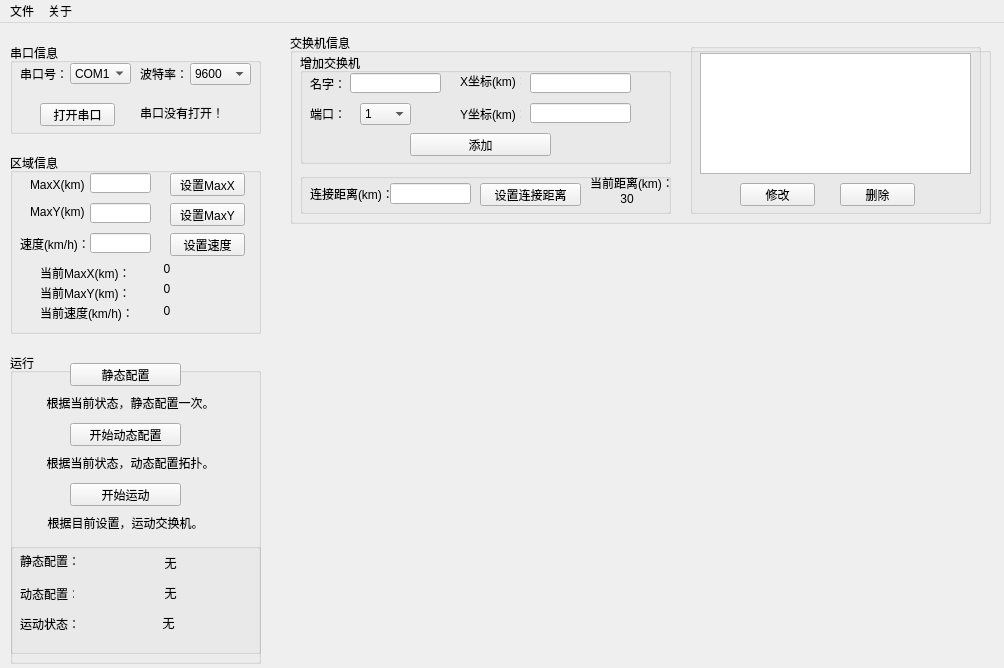
<?xml version="1.0" encoding="UTF-8"?>
<ui version="4.0">
 <class>MainWindow</class>
 <widget class="QMainWindow" name="MainWindow">
  <property name="geometry">
   <rect>
    <x>0</x>
    <y>0</y>
    <width>1004</width>
    <height>668</height>
   </rect>
  </property>
  <property name="sizePolicy">
   <sizepolicy hsizetype="Preferred" vsizetype="Preferred">
    <horstretch>0</horstretch>
    <verstretch>0</verstretch>
   </sizepolicy>
  </property>
  <property name="minimumSize">
   <size>
    <width>1004</width>
    <height>668</height>
   </size>
  </property>
  <property name="maximumSize">
   <size>
    <width>1004</width>
    <height>668</height>
   </size>
  </property>
  <property name="windowTitle">
   <string>拓扑控制器 wdLin @USTC 2015</string>
  </property>
  <widget class="QWidget" name="centralWidget">
   <widget class="QGroupBox" name="serialInfoGroupBox">
    <property name="geometry">
     <rect>
      <x>10</x>
      <y>20</y>
      <width>251</width>
      <height>91</height>
     </rect>
    </property>
    <property name="title">
     <string>串口信息</string>
    </property>
    <property name="flat">
     <bool>false</bool>
    </property>
    <widget class="QPushButton" name="onOffSerialPortButton">
     <property name="geometry">
      <rect>
       <x>30</x>
       <y>60</y>
       <width>75</width>
       <height>23</height>
      </rect>
     </property>
     <property name="text">
      <string>打开串口</string>
     </property>
    </widget>
    <widget class="QLabel" name="showSerialPortLabel">
     <property name="geometry">
      <rect>
       <x>130</x>
       <y>60</y>
       <width>81</width>
       <height>20</height>
      </rect>
     </property>
     <property name="text">
      <string>串口没有打开！</string>
     </property>
    </widget>
    <widget class="QComboBox" name="serialPortComboBox">
     <property name="geometry">
      <rect>
       <x>60</x>
       <y>20</y>
       <width>61</width>
       <height>21</height>
      </rect>
     </property>
     <item>
      <property name="text">
       <string>COM1</string>
      </property>
     </item>
     <item>
      <property name="text">
       <string>COM2</string>
      </property>
     </item>
     <item>
      <property name="text">
       <string>COM3</string>
      </property>
     </item>
     <item>
      <property name="text">
       <string>COM4</string>
      </property>
     </item>
     <item>
      <property name="text">
       <string>COM5</string>
      </property>
     </item>
     <item>
      <property name="text">
       <string>COM6</string>
      </property>
     </item>
     <item>
      <property name="text">
       <string>COM7</string>
      </property>
     </item>
     <item>
      <property name="text">
       <string>COM8</string>
      </property>
     </item>
     <item>
      <property name="text">
       <string>COM9</string>
      </property>
     </item>
    </widget>
    <widget class="QComboBox" name="baudRateComboBox">
     <property name="geometry">
      <rect>
       <x>180</x>
       <y>20</y>
       <width>61</width>
       <height>22</height>
      </rect>
     </property>
     <property name="currentIndex">
      <number>3</number>
     </property>
     <item>
      <property name="text">
       <string>1200</string>
      </property>
     </item>
     <item>
      <property name="text">
       <string>2400</string>
      </property>
     </item>
     <item>
      <property name="text">
       <string>4800</string>
      </property>
     </item>
     <item>
      <property name="text">
       <string>9600</string>
      </property>
     </item>
     <item>
      <property name="text">
       <string>19200</string>
      </property>
     </item>
     <item>
      <property name="text">
       <string>38400</string>
      </property>
     </item>
     <item>
      <property name="text">
       <string>57600</string>
      </property>
     </item>
     <item>
      <property name="text">
       <string>115200</string>
      </property>
     </item>
    </widget>
    <widget class="QLabel" name="staticSerialPortLabel">
     <property name="geometry">
      <rect>
       <x>10</x>
       <y>20</y>
       <width>54</width>
       <height>21</height>
      </rect>
     </property>
     <property name="text">
      <string>串口号：</string>
     </property>
    </widget>
    <widget class="QLabel" name="staticBaudRateLabel">
     <property name="geometry">
      <rect>
       <x>130</x>
       <y>20</y>
       <width>54</width>
       <height>21</height>
      </rect>
     </property>
     <property name="text">
      <string>波特率：</string>
     </property>
    </widget>
   </widget>
   <widget class="QGroupBox" name="switchInfoGroupBox">
    <property name="geometry">
     <rect>
      <x>290</x>
      <y>10</y>
      <width>701</width>
      <height>191</height>
     </rect>
    </property>
    <property name="title">
     <string>交换机信息</string>
    </property>
    <widget class="QGroupBox" name="addSwitchInfoGroupBox">
     <property name="geometry">
      <rect>
       <x>10</x>
       <y>20</y>
       <width>371</width>
       <height>111</height>
      </rect>
     </property>
     <property name="title">
      <string>增加交换机</string>
     </property>
     <widget class="QLabel" name="staticSwitchNameLabel">
      <property name="geometry">
       <rect>
        <x>10</x>
        <y>20</y>
        <width>54</width>
        <height>21</height>
       </rect>
      </property>
      <property name="text">
       <string>名字：</string>
      </property>
     </widget>
     <widget class="QLabel" name="staticSwitchPortLabel">
      <property name="geometry">
       <rect>
        <x>10</x>
        <y>50</y>
        <width>54</width>
        <height>21</height>
       </rect>
      </property>
      <property name="text">
       <string>端口：</string>
      </property>
     </widget>
     <widget class="QLabel" name="staticSwitchXLabel">
      <property name="geometry">
       <rect>
        <x>160</x>
        <y>20</y>
        <width>61</width>
        <height>16</height>
       </rect>
      </property>
      <property name="text">
       <string>X坐标(km)：</string>
      </property>
     </widget>
     <widget class="QLabel" name="staticSwitchYLabel">
      <property name="geometry">
       <rect>
        <x>160</x>
        <y>50</y>
        <width>61</width>
        <height>21</height>
       </rect>
      </property>
      <property name="text">
       <string>Y坐标(km)：</string>
      </property>
     </widget>
     <widget class="QLineEdit" name="switchNameLineEdit">
      <property name="geometry">
       <rect>
        <x>50</x>
        <y>20</y>
        <width>91</width>
        <height>20</height>
       </rect>
      </property>
     </widget>
     <widget class="QComboBox" name="switchPortComboBox">
      <property name="geometry">
       <rect>
        <x>60</x>
        <y>50</y>
        <width>51</width>
        <height>22</height>
       </rect>
      </property>
      <item>
       <property name="text">
        <string>1</string>
       </property>
      </item>
      <item>
       <property name="text">
        <string>2</string>
       </property>
      </item>
      <item>
       <property name="text">
        <string>3</string>
       </property>
      </item>
      <item>
       <property name="text">
        <string>4</string>
       </property>
      </item>
      <item>
       <property name="text">
        <string>5</string>
       </property>
      </item>
      <item>
       <property name="text">
        <string>6</string>
       </property>
      </item>
      <item>
       <property name="text">
        <string>7</string>
       </property>
      </item>
      <item>
       <property name="text">
        <string>8</string>
       </property>
      </item>
      <item>
       <property name="text">
        <string>9</string>
       </property>
      </item>
      <item>
       <property name="text">
        <string>10</string>
       </property>
      </item>
      <item>
       <property name="text">
        <string>11</string>
       </property>
      </item>
      <item>
       <property name="text">
        <string>12</string>
       </property>
      </item>
      <item>
       <property name="text">
        <string>13</string>
       </property>
      </item>
      <item>
       <property name="text">
        <string>14</string>
       </property>
      </item>
      <item>
       <property name="text">
        <string>15</string>
       </property>
      </item>
      <item>
       <property name="text">
        <string>16</string>
       </property>
      </item>
      <item>
       <property name="text">
        <string>17</string>
       </property>
      </item>
      <item>
       <property name="text">
        <string>18</string>
       </property>
      </item>
      <item>
       <property name="text">
        <string>19</string>
       </property>
      </item>
      <item>
       <property name="text">
        <string>20</string>
       </property>
      </item>
      <item>
       <property name="text">
        <string>21</string>
       </property>
      </item>
      <item>
       <property name="text">
        <string>22</string>
       </property>
      </item>
      <item>
       <property name="text">
        <string>23</string>
       </property>
      </item>
      <item>
       <property name="text">
        <string>24</string>
       </property>
      </item>
      <item>
       <property name="text">
        <string>25</string>
       </property>
      </item>
      <item>
       <property name="text">
        <string>26</string>
       </property>
      </item>
      <item>
       <property name="text">
        <string>27</string>
       </property>
      </item>
      <item>
       <property name="text">
        <string>28</string>
       </property>
      </item>
      <item>
       <property name="text">
        <string>29</string>
       </property>
      </item>
      <item>
       <property name="text">
        <string>30</string>
       </property>
      </item>
      <item>
       <property name="text">
        <string>31</string>
       </property>
      </item>
      <item>
       <property name="text">
        <string>32</string>
       </property>
      </item>
      <item>
       <property name="text">
        <string>33</string>
       </property>
      </item>
      <item>
       <property name="text">
        <string>34</string>
       </property>
      </item>
      <item>
       <property name="text">
        <string>35</string>
       </property>
      </item>
      <item>
       <property name="text">
        <string>36</string>
       </property>
      </item>
      <item>
       <property name="text">
        <string>37</string>
       </property>
      </item>
      <item>
       <property name="text">
        <string>38</string>
       </property>
      </item>
      <item>
       <property name="text">
        <string>39</string>
       </property>
      </item>
      <item>
       <property name="text">
        <string>40</string>
       </property>
      </item>
      <item>
       <property name="text">
        <string>41</string>
       </property>
      </item>
      <item>
       <property name="text">
        <string>42</string>
       </property>
      </item>
      <item>
       <property name="text">
        <string>43</string>
       </property>
      </item>
      <item>
       <property name="text">
        <string>44</string>
       </property>
      </item>
      <item>
       <property name="text">
        <string>45</string>
       </property>
      </item>
      <item>
       <property name="text">
        <string>46</string>
       </property>
      </item>
      <item>
       <property name="text">
        <string>47</string>
       </property>
      </item>
      <item>
       <property name="text">
        <string>48</string>
       </property>
      </item>
     </widget>
     <widget class="QLineEdit" name="switchXLineEdit">
      <property name="geometry">
       <rect>
        <x>230</x>
        <y>20</y>
        <width>101</width>
        <height>20</height>
       </rect>
      </property>
     </widget>
     <widget class="QLineEdit" name="switchYLineEdit">
      <property name="geometry">
       <rect>
        <x>230</x>
        <y>50</y>
        <width>101</width>
        <height>20</height>
       </rect>
      </property>
     </widget>
     <widget class="QPushButton" name="addSwitchButton">
      <property name="geometry">
       <rect>
        <x>110</x>
        <y>80</y>
        <width>141</width>
        <height>23</height>
       </rect>
      </property>
      <property name="text">
       <string>添加</string>
      </property>
     </widget>
    </widget>
    <widget class="QGroupBox" name="distanceInfoGroupBox">
     <property name="geometry">
      <rect>
       <x>10</x>
       <y>140</y>
       <width>371</width>
       <height>41</height>
      </rect>
     </property>
     <property name="title">
      <string/>
     </property>
     <widget class="QLabel" name="staticConnectedDistanceLabel">
      <property name="geometry">
       <rect>
        <x>10</x>
        <y>10</y>
        <width>81</width>
        <height>21</height>
       </rect>
      </property>
      <property name="text">
       <string>连接距离(km)：</string>
      </property>
     </widget>
     <widget class="QLineEdit" name="connectedDistanceLineEdit">
      <property name="geometry">
       <rect>
        <x>90</x>
        <y>10</y>
        <width>81</width>
        <height>21</height>
       </rect>
      </property>
     </widget>
     <widget class="QPushButton" name="setConnectedDistanceButton">
      <property name="geometry">
       <rect>
        <x>180</x>
        <y>10</y>
        <width>101</width>
        <height>23</height>
       </rect>
      </property>
      <property name="text">
       <string>设置连接距离</string>
      </property>
     </widget>
     <widget class="QLabel" name="staticCurrentDistanceLabel">
      <property name="geometry">
       <rect>
        <x>290</x>
        <y>0</y>
        <width>81</width>
        <height>20</height>
       </rect>
      </property>
      <property name="text">
       <string>当前距离(km)：</string>
      </property>
     </widget>
     <widget class="QLabel" name="showCurrentDistanceLabel">
      <property name="geometry">
       <rect>
        <x>300</x>
        <y>20</y>
        <width>54</width>
        <height>12</height>
       </rect>
      </property>
      <property name="text">
       <string>30</string>
      </property>
      <property name="alignment">
       <set>Qt::AlignCenter</set>
      </property>
     </widget>
    </widget>
    <widget class="QGroupBox" name="switchListInfoGroupBox">
     <property name="geometry">
      <rect>
       <x>400</x>
       <y>10</y>
       <width>291</width>
       <height>171</height>
      </rect>
     </property>
     <property name="title">
      <string/>
     </property>
     <widget class="QListWidget" name="switchListWidget">
      <property name="geometry">
       <rect>
        <x>10</x>
        <y>10</y>
        <width>271</width>
        <height>121</height>
       </rect>
      </property>
     </widget>
     <widget class="QPushButton" name="modifySwitchButton">
      <property name="geometry">
       <rect>
        <x>50</x>
        <y>140</y>
        <width>75</width>
        <height>23</height>
       </rect>
      </property>
      <property name="text">
       <string>修改</string>
      </property>
     </widget>
     <widget class="QPushButton" name="deleteSwitchButton">
      <property name="geometry">
       <rect>
        <x>150</x>
        <y>140</y>
        <width>75</width>
        <height>23</height>
       </rect>
      </property>
      <property name="text">
       <string>删除</string>
      </property>
     </widget>
    </widget>
   </widget>
   <widget class="PaintWidget" name="paintWidget" native="true">
    <property name="geometry">
     <rect>
      <x>280</x>
      <y>220</y>
      <width>710</width>
      <height>410</height>
     </rect>
    </property>
   </widget>
   <widget class="QGroupBox" name="areaInfoGroupBox">
    <property name="geometry">
     <rect>
      <x>10</x>
      <y>130</y>
      <width>251</width>
      <height>181</height>
     </rect>
    </property>
    <property name="title">
     <string>区域信息</string>
    </property>
    <widget class="QLabel" name="staticMaxXLabel">
     <property name="geometry">
      <rect>
       <x>20</x>
       <y>20</y>
       <width>54</width>
       <height>21</height>
      </rect>
     </property>
     <property name="text">
      <string>MaxX(km)：</string>
     </property>
    </widget>
    <widget class="QLabel" name="staticMaxYLabel">
     <property name="geometry">
      <rect>
       <x>20</x>
       <y>50</y>
       <width>54</width>
       <height>16</height>
      </rect>
     </property>
     <property name="text">
      <string>MaxY(km)：</string>
     </property>
    </widget>
    <widget class="QLabel" name="staticSpeedLabel">
     <property name="geometry">
      <rect>
       <x>10</x>
       <y>80</y>
       <width>91</width>
       <height>21</height>
      </rect>
     </property>
     <property name="text">
      <string>速度(km/h)：</string>
     </property>
    </widget>
    <widget class="QLineEdit" name="maxXLineEdit">
     <property name="geometry">
      <rect>
       <x>80</x>
       <y>20</y>
       <width>61</width>
       <height>20</height>
      </rect>
     </property>
    </widget>
    <widget class="QLineEdit" name="maxYLineEdit">
     <property name="geometry">
      <rect>
       <x>80</x>
       <y>50</y>
       <width>61</width>
       <height>20</height>
      </rect>
     </property>
    </widget>
    <widget class="QLineEdit" name="speedLineEdit">
     <property name="geometry">
      <rect>
       <x>80</x>
       <y>80</y>
       <width>61</width>
       <height>20</height>
      </rect>
     </property>
    </widget>
    <widget class="QPushButton" name="setMaxXButton">
     <property name="geometry">
      <rect>
       <x>160</x>
       <y>20</y>
       <width>75</width>
       <height>23</height>
      </rect>
     </property>
     <property name="text">
      <string>设置MaxX</string>
     </property>
    </widget>
    <widget class="QPushButton" name="setMaxYButton">
     <property name="geometry">
      <rect>
       <x>160</x>
       <y>50</y>
       <width>75</width>
       <height>23</height>
      </rect>
     </property>
     <property name="text">
      <string>设置MaxY</string>
     </property>
    </widget>
    <widget class="QPushButton" name="setSpeedButton">
     <property name="geometry">
      <rect>
       <x>160</x>
       <y>80</y>
       <width>75</width>
       <height>23</height>
      </rect>
     </property>
     <property name="text">
      <string>设置速度</string>
     </property>
    </widget>
    <widget class="QLabel" name="staticCurrentMaxXLabel">
     <property name="geometry">
      <rect>
       <x>30</x>
       <y>110</y>
       <width>91</width>
       <height>20</height>
      </rect>
     </property>
     <property name="text">
      <string>当前MaxX(km)：</string>
     </property>
    </widget>
    <widget class="QLabel" name="staticCurrentMaxYLabel">
     <property name="geometry">
      <rect>
       <x>30</x>
       <y>130</y>
       <width>91</width>
       <height>20</height>
      </rect>
     </property>
     <property name="text">
      <string>当前MaxY(km)：</string>
     </property>
    </widget>
    <widget class="QLabel" name="staticCurrentSpeedLabel">
     <property name="geometry">
      <rect>
       <x>30</x>
       <y>150</y>
       <width>91</width>
       <height>20</height>
      </rect>
     </property>
     <property name="text">
      <string>当前速度(km/h)：</string>
     </property>
    </widget>
    <widget class="QLabel" name="showCurrentMaxXLabel">
     <property name="geometry">
      <rect>
       <x>130</x>
       <y>110</y>
       <width>54</width>
       <height>12</height>
      </rect>
     </property>
     <property name="text">
      <string>0</string>
     </property>
     <property name="alignment">
      <set>Qt::AlignCenter</set>
     </property>
    </widget>
    <widget class="QLabel" name="showCurrentMaxYLabel">
     <property name="geometry">
      <rect>
       <x>130</x>
       <y>130</y>
       <width>54</width>
       <height>12</height>
      </rect>
     </property>
     <property name="text">
      <string>0</string>
     </property>
     <property name="alignment">
      <set>Qt::AlignCenter</set>
     </property>
    </widget>
    <widget class="QLabel" name="showCurrentSpeedLabel">
     <property name="geometry">
      <rect>
       <x>130</x>
       <y>150</y>
       <width>54</width>
       <height>16</height>
      </rect>
     </property>
     <property name="text">
      <string>0</string>
     </property>
     <property name="alignment">
      <set>Qt::AlignCenter</set>
     </property>
    </widget>
   </widget>
   <widget class="QGroupBox" name="runInfoGroupBox">
    <property name="geometry">
     <rect>
      <x>10</x>
      <y>330</y>
      <width>251</width>
      <height>311</height>
     </rect>
    </property>
    <property name="title">
     <string>运行</string>
    </property>
    <widget class="QPushButton" name="onceConfigureButton">
     <property name="geometry">
      <rect>
       <x>60</x>
       <y>10</y>
       <width>111</width>
       <height>23</height>
      </rect>
     </property>
     <property name="text">
      <string>静态配置</string>
     </property>
    </widget>
    <widget class="QPushButton" name="dynamicConfigureButton">
     <property name="geometry">
      <rect>
       <x>60</x>
       <y>70</y>
       <width>111</width>
       <height>23</height>
      </rect>
     </property>
     <property name="text">
      <string>开始动态配置</string>
     </property>
    </widget>
    <widget class="QPushButton" name="runSwithButton">
     <property name="geometry">
      <rect>
       <x>60</x>
       <y>130</y>
       <width>111</width>
       <height>23</height>
      </rect>
     </property>
     <property name="text">
      <string>开始运动</string>
     </property>
    </widget>
    <widget class="QLabel" name="staticOnceConfigureLabel">
     <property name="geometry">
      <rect>
       <x>20</x>
       <y>40</y>
       <width>201</width>
       <height>20</height>
      </rect>
     </property>
     <property name="text">
      <string>根据当前状态，静态配置一次。</string>
     </property>
     <property name="alignment">
      <set>Qt::AlignCenter</set>
     </property>
    </widget>
    <widget class="QLabel" name="staticDynamicConfigureLabel">
     <property name="geometry">
      <rect>
       <x>30</x>
       <y>100</y>
       <width>181</width>
       <height>20</height>
      </rect>
     </property>
     <property name="text">
      <string>根据当前状态，动态配置拓扑。</string>
     </property>
     <property name="alignment">
      <set>Qt::AlignCenter</set>
     </property>
    </widget>
    <widget class="QLabel" name="staticRunLabel">
     <property name="geometry">
      <rect>
       <x>30</x>
       <y>160</y>
       <width>171</width>
       <height>20</height>
      </rect>
     </property>
     <property name="text">
      <string>根据目前设置，运动交换机。</string>
     </property>
     <property name="alignment">
      <set>Qt::AlignCenter</set>
     </property>
    </widget>
    <widget class="QGroupBox" name="runningInfoGroupBox">
     <property name="geometry">
      <rect>
       <x>0</x>
       <y>190</y>
       <width>251</width>
       <height>111</height>
      </rect>
     </property>
     <property name="title">
      <string/>
     </property>
     <widget class="QLabel" name="staticOnceConfigureStatusLabel">
      <property name="geometry">
       <rect>
        <x>10</x>
        <y>10</y>
        <width>61</width>
        <height>16</height>
       </rect>
      </property>
      <property name="text">
       <string>静态配置：</string>
      </property>
     </widget>
     <widget class="QLabel" name="showOnceConfigureStatusLabel">
      <property name="geometry">
       <rect>
        <x>70</x>
        <y>10</y>
        <width>181</width>
        <height>20</height>
       </rect>
      </property>
      <property name="text">
       <string>无</string>
      </property>
      <property name="alignment">
       <set>Qt::AlignCenter</set>
      </property>
     </widget>
     <widget class="QLabel" name="staticDynamicConfigureStatusLabel">
      <property name="geometry">
       <rect>
        <x>10</x>
        <y>40</y>
        <width>54</width>
        <height>21</height>
       </rect>
      </property>
      <property name="text">
       <string>动态配置：</string>
      </property>
     </widget>
     <widget class="QLabel" name="showDynamicConfigureStatusLabel">
      <property name="geometry">
       <rect>
        <x>70</x>
        <y>40</y>
        <width>181</width>
        <height>20</height>
       </rect>
      </property>
      <property name="text">
       <string>无</string>
      </property>
      <property name="alignment">
       <set>Qt::AlignCenter</set>
      </property>
     </widget>
     <widget class="QLabel" name="staticRunStatusLabel">
      <property name="geometry">
       <rect>
        <x>10</x>
        <y>70</y>
        <width>61</width>
        <height>21</height>
       </rect>
      </property>
      <property name="text">
       <string>运动状态：</string>
      </property>
     </widget>
     <widget class="QLabel" name="showRunStatusLabel">
      <property name="geometry">
       <rect>
        <x>63</x>
        <y>70</y>
        <width>191</width>
        <height>20</height>
       </rect>
      </property>
      <property name="text">
       <string>无</string>
      </property>
      <property name="alignment">
       <set>Qt::AlignCenter</set>
      </property>
     </widget>
    </widget>
   </widget>
  </widget>
  <widget class="QMenuBar" name="menuBar">
   <property name="geometry">
    <rect>
     <x>0</x>
     <y>0</y>
     <width>1004</width>
     <height>23</height>
    </rect>
   </property>
   <widget class="QMenu" name="menuSet">
    <property name="title">
     <string>文件</string>
    </property>
    <addaction name="actionSaveSetting"/>
    <addaction name="actionSaveSettingAs"/>
   </widget>
   <widget class="QMenu" name="menuGuanyu">
    <property name="title">
     <string>关于</string>
    </property>
    <addaction name="actionAbout"/>
   </widget>
   <addaction name="menuSet"/>
   <addaction name="menuGuanyu"/>
  </widget>
  <action name="actionSaveSetting">
   <property name="text">
    <string>保存配置</string>
   </property>
  </action>
  <action name="actionSaveSettingAs">
   <property name="text">
    <string>配置另存为（.csv）</string>
   </property>
  </action>
  <action name="actionAbout">
   <property name="text">
    <string>关于软件</string>
   </property>
  </action>
 </widget>
 <layoutdefault spacing="6" margin="11"/>
 <customwidgets>
  <customwidget>
   <class>PaintWidget</class>
   <extends>QWidget</extends>
   <header location="global">PaintWidget.h</header>
   <container>1</container>
  </customwidget>
 </customwidgets>
 <resources/>
 <connections/>
</ui>
